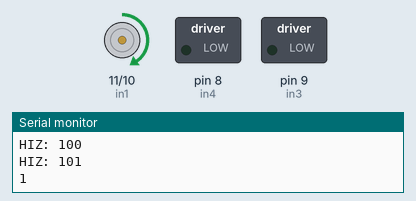
Simulated run of this sketch. Board: Arduino Uno, built with avr-gcc and run on an emulated ATmega328P. On the bench: motor-driver pin pairs drawn as motors (green arrow = first pin HIGH = forward, orange = second pin HIGH = backward, longer = more drive), switched loads named in the sketch (green lamp = pin HIGH), the last lines printed to the serial monitor.

Above: at 0.1 s.
At 124.6 s:
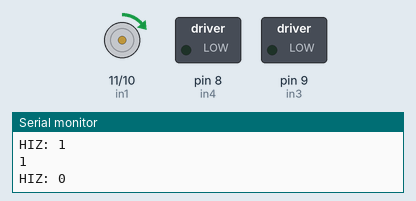
Timing chart, 0 to 126.1 s (numbered marks = the images above):
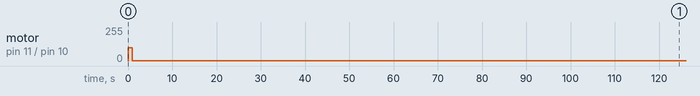

The sketch:

tekerlek.ino
```cpp
const int in1 = 11;     // Motor sürücümüze bağladığımız pinleri tanımlıyoruz
const int in2 = 10;
const int in3 = 9;     // Motor sürücümüze bağladığımız pinleri tanımlıyoruz
const int in4 = 8;
 #include <SPI.h>
#include <nRF24L01.h>
#include <RF24.h>

 int sayac=0;
void setup()

{


Serial.begin(9600);
pinMode(in1, OUTPUT);
pinMode(in2, OUTPUT);
}
void loop()

{
  motorsag();
}

void motorileri(){
  if (sayac<1)
 {
  motorHizKontrolileri(130);
  sayac++;
  Serial.println(sayac);
  delay(500);
 }

 else
 {
  motorHizKontrolileri(0);
  Serial.println(sayac);
  delay(500);
 }
 sayac=0;
}

void motorsag(){
  if (sayac<1)
 {
  motorHizKontrolsag(100);
  sayac++;
  Serial.println(sayac);
  delay(500);
 }
 else
 {
  motorHizKontrolsag(0);
  Serial.println(sayac);
  delay(500);
 }
}

void motorsol(){
  if (sayac<1)
 {
  motorHizKontrolsol(100);
  sayac++;
  Serial.println(sayac);
  delay(500);
 }

 else
 {
  motorHizKontrolsol(0);
  Serial.println(sayac);
  delay(500);
 }
}

void motorHizKontrolileri(int hiz)
{
 for( int i =hiz; i<hiz+2;i++)
 {
  analogWrite(in1,0);
  analogWrite(in2,i);
  analogWrite(in3,0);
  analogWrite(in4,i);
  Serial.print("HIZ: ");
  Serial.println(i);
  delay(2);
 }
}

void motorHizKontrolsag(int hiz)
{
 for( int i =hiz; i<hiz+2;i++)
 {
  analogWrite(in1,i);
  analogWrite(in2,0);
  analogWrite(in3,0);
  analogWrite(in4,i);
  Serial.print("HIZ: ");
  Serial.println(i);
  delay(2);
 }
}

void motorHizKontrolsol(int hiz)
{
 for( int i =hiz; i<hiz+2;i++)
 {
  analogWrite(in1,0);
  analogWrite(in2,i);
  analogWrite(in3,i);
  analogWrite(in4,0);
  Serial.print("HIZ: ");
  Serial.println(i);
  delay(2);
 }
}
```

Measured:
- by itself, motor on pin 11 (in1) / pin 10 (in2): stopped → forward 101/255 at 0.00 s, → forward 1/255 1.0 s later
